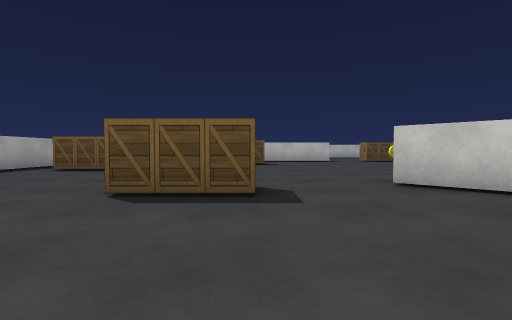
View 1 (above)

22 first-person views from a walk through a Unity game level. The camera is 0.62 m above the floor, tilts 2° down and sees 85° across. The floor is counted in squares, 1 m on a side. Each view is taken from the middle of a square. On the plan, view 1 faces up. The plan holds only what a view shows up to about 9 squares ahead; the rest is blank. The place goes on beyond the plan. The player is left out. Surface patterns are stand-ins for the level's own textures.

View 2
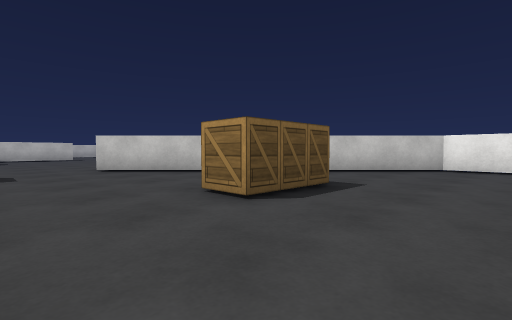

View 3
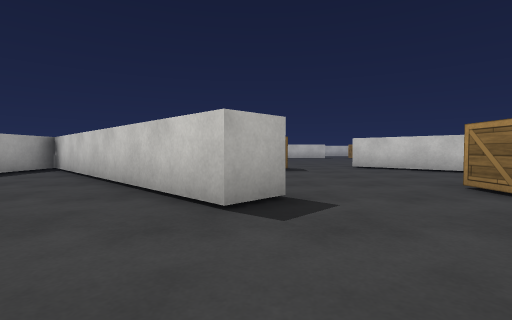

View 4
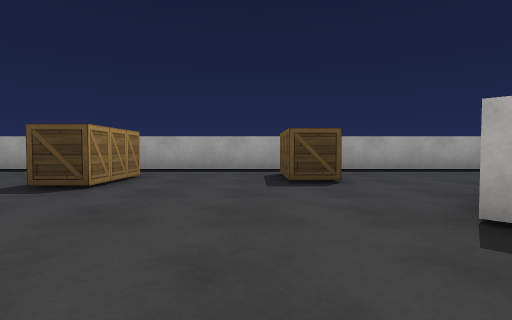

View 5
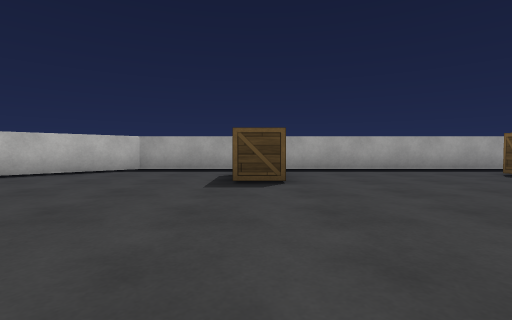

View 6
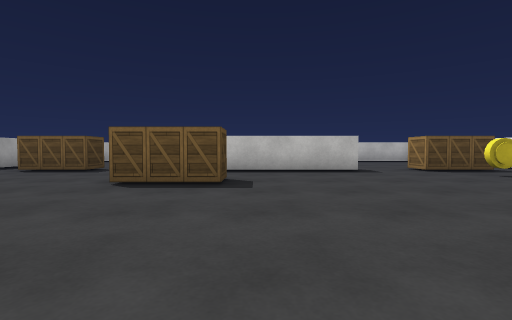

View 7
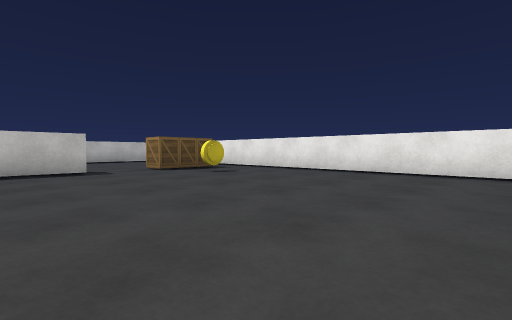

View 8
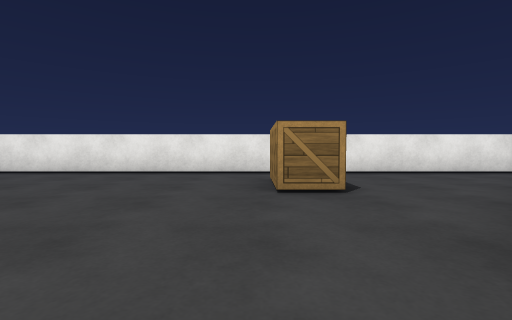

View 9
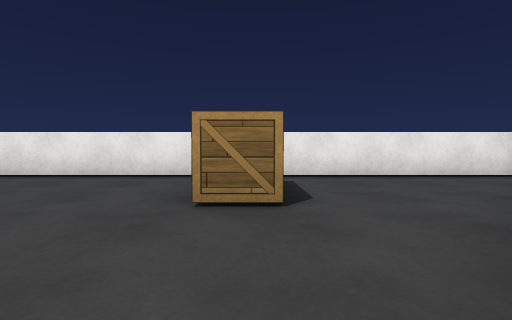

View 10
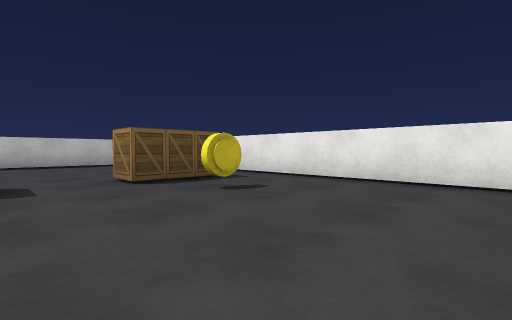

View 11
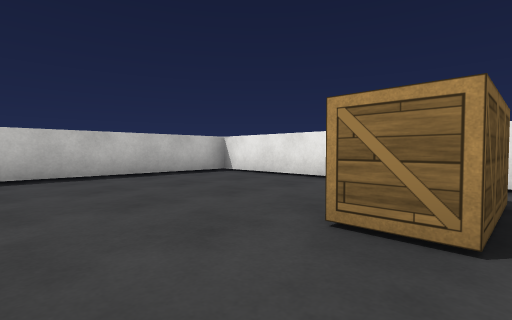

View 12
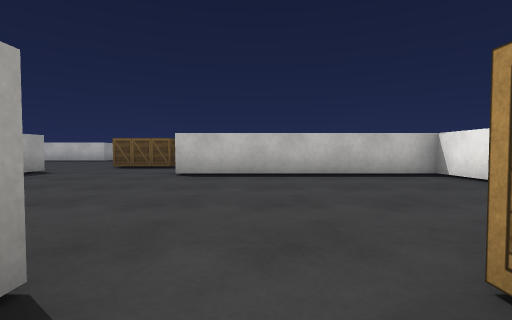

View 13
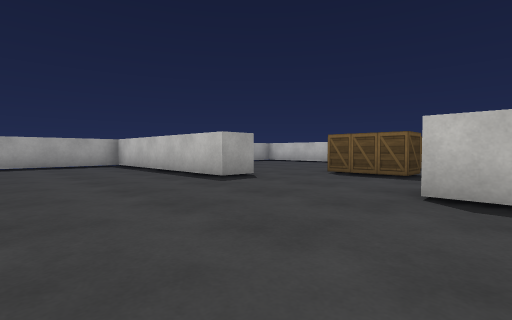

View 14
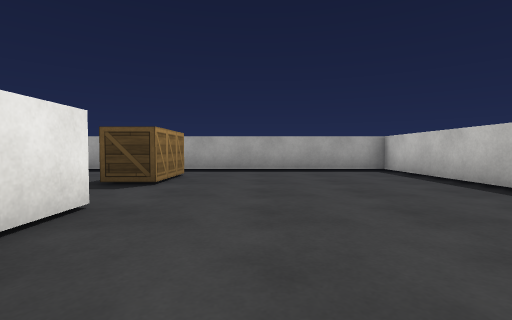

View 15
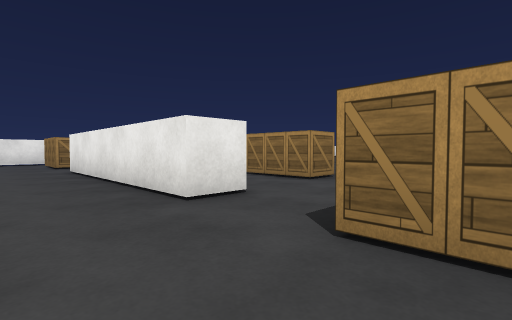

View 16
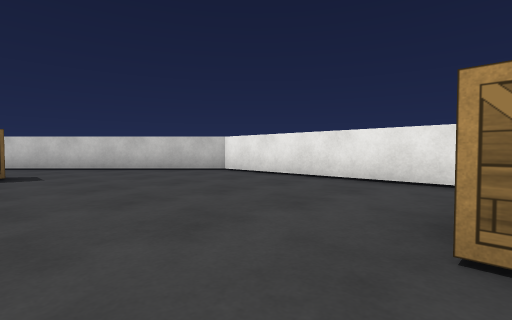

View 17
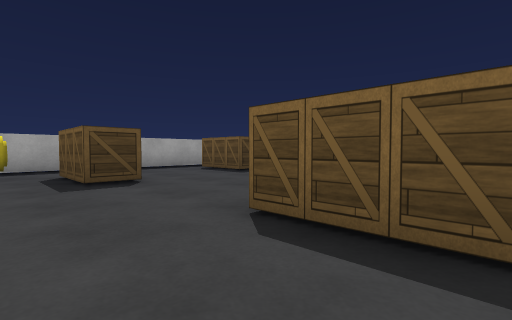

View 18
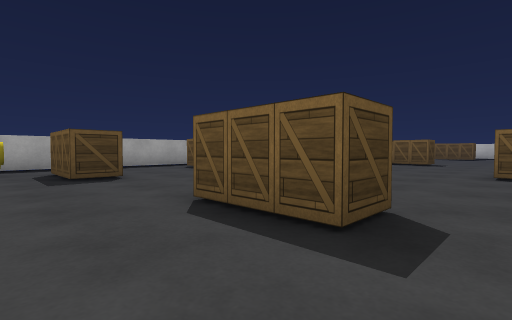

View 19
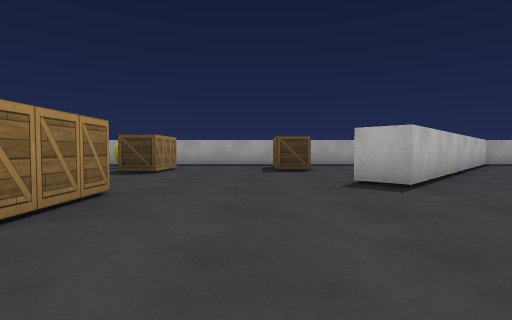

View 20
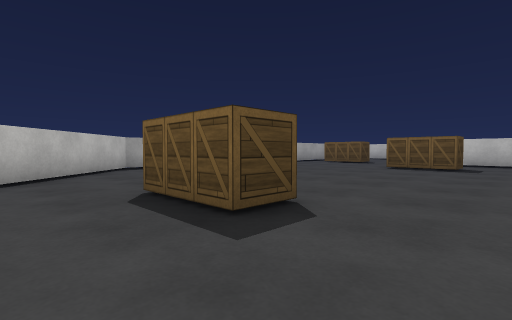

View 21
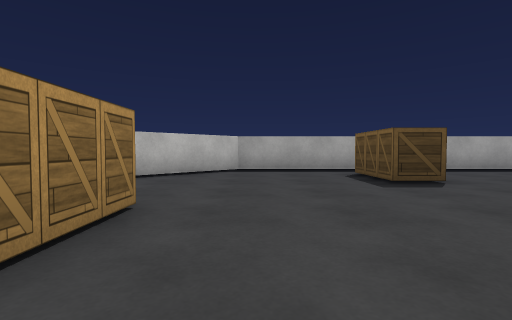

View 22
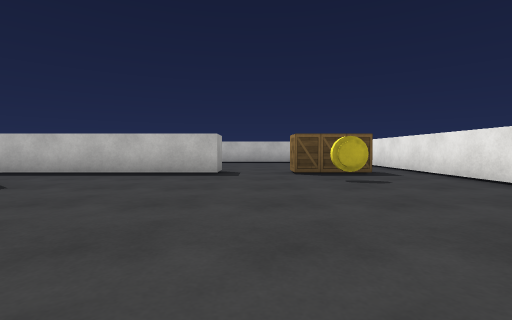

### Floor plan
Points are (right, up) in squares from view 1. A wall is a line through its corners. A room is listed if a view was taken in it or the views show most of it. See-through windows are left out.
Room 1 (views 1, 2, 3, 4, 5, 6, 7, 8, 9, 10, 11, 12, 13, 14, 15, 16, 17, 18, 19, 20, 21, 22)
walls: (-2, 15.1) (-2, 16.2) (4, 16.2) (4, 15.2) (-1.6, 15.2); (9.5, 0) (9.5, 21.9) (3, 21.9); (-7.5, -3.3) (-7.5, -8.6); (9.5, -8.1) (9.5, -2.1) (2.4, 5); (-1, 22.5) (-1, 21.9) (-7.5, 21.9) (-7.5, 5.5) (-0.6, -1.4) (-1.3, -2.1) (-7.5, 4) (-7.5, -1.4)
objects: other object (-6, -9); box (-6, -3) to (-5, -3); box (-6, 9) to (-5, 9); box (-6, 16) to (-4, 16); box (-5, -7) to (-4, -7); box (-2, 4) to (0, 4); box (-1, 12) to (0, 13); box (0, -7) to (2, -6); box (3, -1) to (4, -1); box (6, -9) to (7, -9); box (6, 6) to (8, 6); box (6, 16) to (8, 16); other object (7, 14)

Where each view was taken, in squares from view 1:
view 1: 0 up, 0 right, facing up
view 2: 4 down, 0 right, facing up-right
view 3: 5 down, 1 left, facing up
view 4: 4 down, 1 right, facing left
view 5: 9 up, 1 right, facing left
view 6: 7 up, 1 right, facing up
view 7: 7 up, 2 right, facing up-right
view 8: 7 up, 2 right, facing right
view 9: 6 up, 3 right, facing right
view 10: 10 up, 4 right, facing up-right
view 11: 15 up, 4 right, facing up-right
view 12: 15 up, 5 right, facing up
view 13: 18 up, 4 right, facing up-left
view 14: 18 up, 1 right, facing left
view 15: 18 up, 5 left, facing down-right
view 16: 9 down, 4 right, facing up-right
view 17: 9 down, 2 right, facing up-left
view 18: 9 down, 3 right, facing up-left
view 19: 4 down, 4 right, facing left
view 20: 2 up, 2 right, facing up-left
view 21: 6 up, 1 right, facing left
view 22: 8 up, 5 right, facing up
